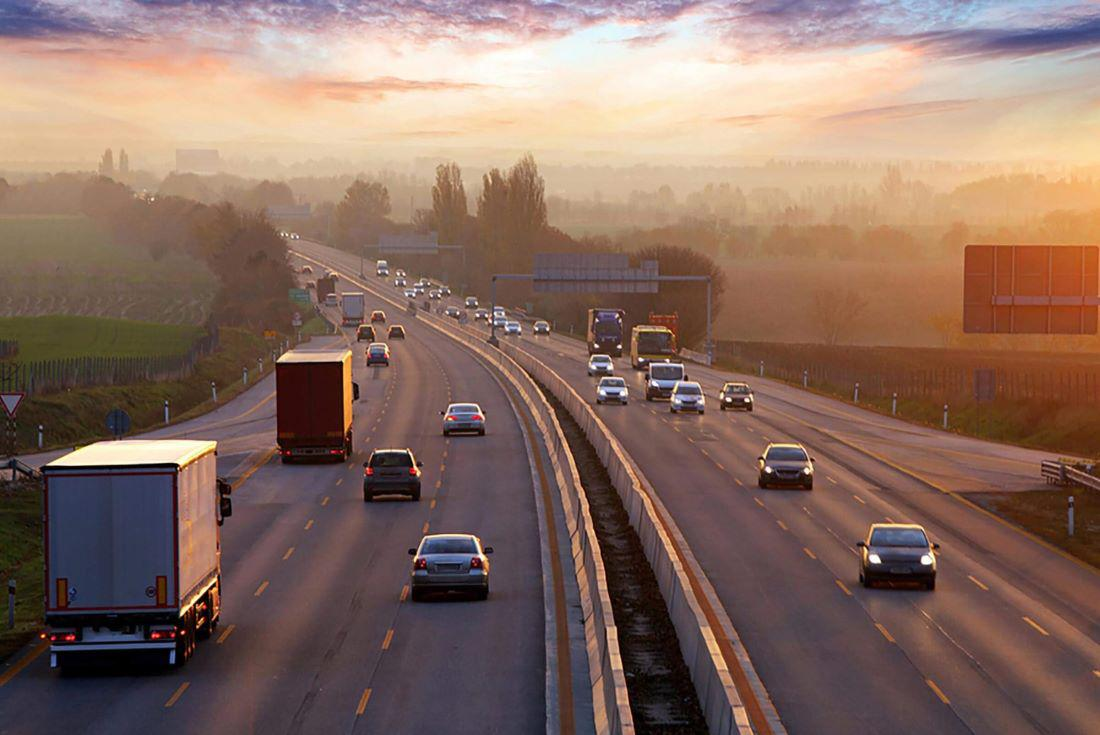
#> input picture road.jpg, 1100 x 735 px
$ jupyter execute '2. Image transformations.ipynb'
#> lines starting #> are read from the running program, lines starting #| are printed output that depends on the picture
The general form of the affine transformation matrix is:

$$
M =
\begin{bmatrix}
a & b & t_x \\
c & d & t_y
\end{bmatrix}
$$
Where:

$a, b, c, d$ --> Control rotation, scaling, and shearing.
$t_x, t_y$ --> Control translation (shift in $X$ and $Y$ directions).

- <b>Translation</b> $(t_x, t_y)$ shifts the image $t_x$ pixels horizontally and $t_y$ pixels vertically
- <b>Scaling</b> $(a, d)$ resizes the image $a$ pixels horizontally and $b$ pixels vertically
- <b>Rotation</b> $(a, b, c, d)$ where $a = \cos\theta$, $b = -\sin\theta$, $c = \sin\theta$ and $d = \cos\theta$ rotates the image by an angle $\theta$
- <b>Shearing (Skewing)</b> $(b, c)$ tilts the image along $X$ or $Y$ axis, also referred to as $X$-shearing ($sh_x$) and $Y$-shearing ($sh_y$), respectively.

[cell 1]
import numpy as np
import cv2 as cv

[cell 2]
img = cv.imread("road.jpg")
#> img is the input picture: shape (735, 1100, 3); mean B, G, R 98.3, 109.4, 136.2
h0, w0, c = img.shape
#> h0 = 735; w0 = 1100; c = 3
print(f"Height: {h0}, width: {w0} and channels: {c}")
#| Height: 735, width: 1100 and channels: 3

<h3>Translation</h3>

<p>Image translation is a geometric transformation that shifts an image in the X and/or Y direction (rectilinear shift of an image from one location to another). It moves every pixel of the image by a specified number of pixels horizontally and vertically. This is useful for tasks like data augmentation, image alignment, or creating panning effects.</p>

[cell 3]
new_w = w0 #+ 100  # Add tx
#> new_w = 1100
new_h = h0 #+ 50   # Add ty
#> new_h = 735

M = np.float32([[1, 0, 100],[0, 1, 50]])
dst = cv.warpAffine(img, M, (new_w, new_h))
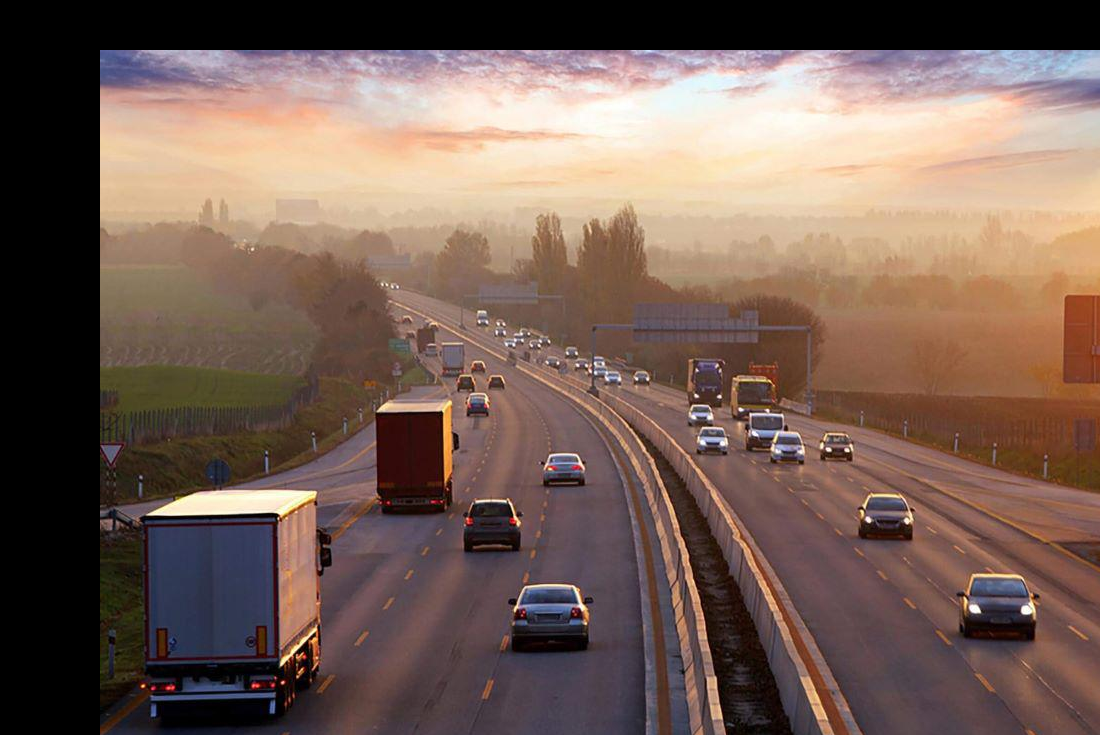
#> dst: shape (735, 1100, 3); mean B, G, R 86.7, 96.2, 118.4
cv.imshow('img', dst)
cv.waitKey(0)
cv.destroyAllWindows

In the code above:

A $2 \times 3$ affine transformation matrix of type float32 is defined

The matrix is structured as:
$$
\begin{bmatrix}
1 & 0 & t_x \\
0 & 1 & t_y
\end{bmatrix}
$$
where $t_x = 100$ and $t_y = 50$.

<h3> Rotation</h3>

<p>Image rotation is a geometric transformation that turns an image around a specified point (called the rotation center) by a given angle. This is useful for tasks like data augmentation (generate rotated versions of training images), image alignment, document alignment (correct skewed scanned documents) and correcting orientation/object detection preprocessing (handle rotated objects).</p>

<p>
The rotation transformed is achived by defining the rotation matrix listing rotation point, degree of rotation and the scaling factor:

$$
\begin{bmatrix}
\alpha & \beta & (1−\alpha) \cdot center_x − \beta \cdot center_y\\
-\beta & \alpha &   \beta \cdot center_x + (1−\alpha) \cdot center_y
\end{bmatrix}
$$

where $\alpha = \mathrm{scale}\cdot\cos\theta$ and $\beta = \mathrm{scale}\cdot\sin\theta$

The functions used are as follows:

- <b>cv2.getRotationMatrix2D()</b> : takes the rotation point, degree and scaling factor as parameters. It generates a $2 \times 3$ affine transformation matrix for rotation.  A positive angle rotates the image counter-clockwise, a negative angle rotates it clockwise. The scale factor adjusts the image size. A factor of 1.0 means no scaling
- <b>cv2.warpAffine()</b> : applies the rotation transformation.
</p>

[cell 4]
h, w = img.shape[:2]
#> h = 735; w = 1100
img_rotation = cv.warpAffine(img,
                             cv.getRotationMatrix2D((w/2, h/2),
                                                    30, 0.6),
                             (w, h))
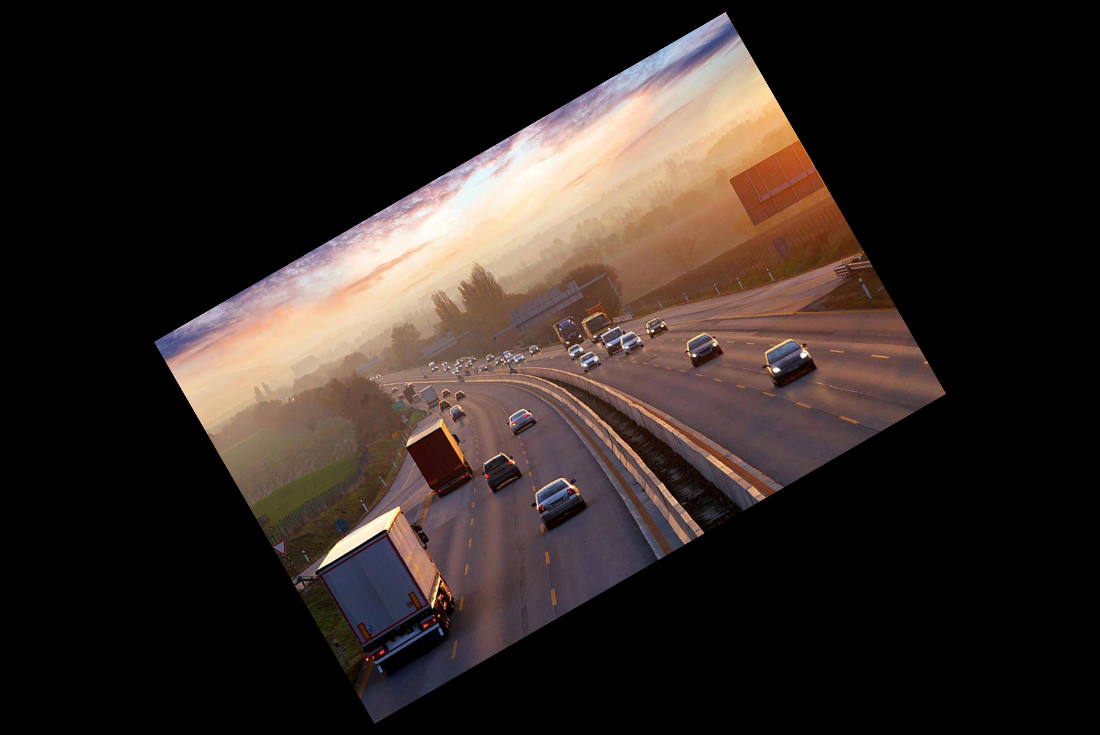
#> img_rotation: shape (735, 1100, 3); mean B, G, R 35.4, 39.4, 49
cv.imshow('img', img_rotation)
cv.waitKey(0)
cv.destroyAllWindows()

In the code above the parameters:

- (cols/2, rows/2) → Center of rotation (here, the image center).
- 30 --> Rotation angle (degrees)
- 0.6 --> Scaling factor (resizes the image).

<h3> Cropping</h3>

[cell 5]
cropped_img = img[100:300, 100:300]
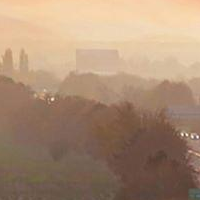
#> cropped_img: shape (200, 200, 3); mean B, G, R 116.5, 140.5, 169
cv.imshow('img', cropped_img)
cv.waitKey(0)
cv.destroyAllWindows()

<h3>Shearing</h3>

<p>Shearing (or skewing) is a geometric transformation that tilts an image along the X-axis (horizontal) or Y-axis (vertical). This creates a slanting effect, similar to pushing the top or side of the image while keeping the opposite side fixed.
document correction (fixing skewed scanned documents), data augmentation (generating tilted training images) and computer graphics (creating perspective effects).</p>

[cell 6]
img = cv.imread("road.jpg")
h, w = img.shape[:2]

shear_x = 0.5
shear_y = 0
M_shear = np.float32([[1,shear_x,0],[shear_y, 1, 0]])
sheared_img = cv.warpAffine(img, M_shear, (w, h))
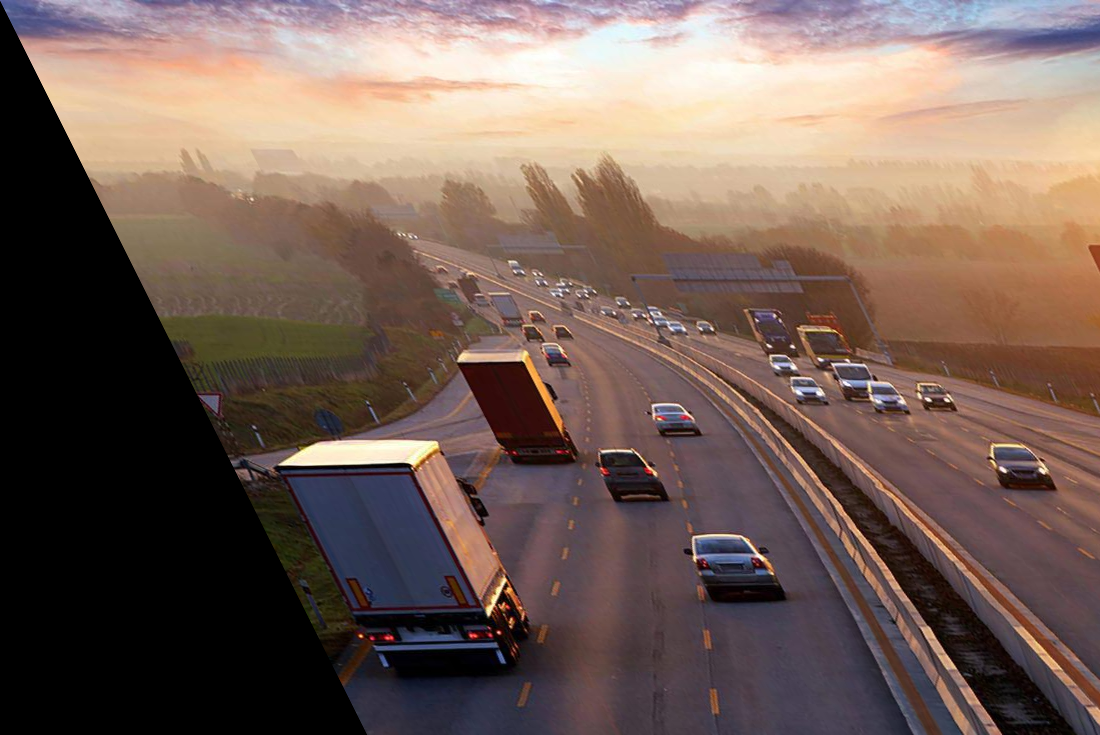
#> sheared_img: shape (735, 1100, 3); mean B, G, R 87.1, 95.4, 115.5

cv.imshow('img', sheared_img)
cv.waitKey(0)
cv.destroyAllWindows()

$ run again, with mandela-home.jpg copied over road.jpg
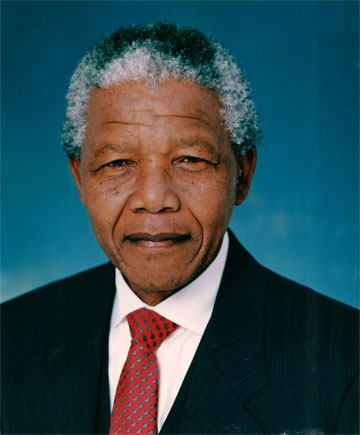
#> input picture mandela-home.jpg, 360 x 435 px
#> img is the input picture: shape (435, 360, 3); mean B, G, R 79.9, 74.7, 47.4
#| Height: 435, width: 360 and channels: 3
#> `cropped_img = img[100:300, 100:300]`:
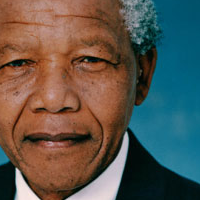
#> cropped_img: shape (200, 200, 3); mean B, G, R 78.1, 86.9, 92.5
#> `sheared_img = cv.warpAffine(img, M_shear, (w, h))`:
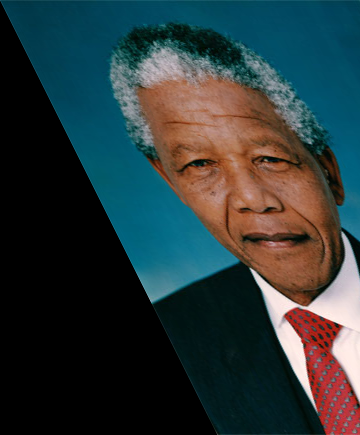
#> sheared_img: shape (435, 360, 3); mean B, G, R 58, 56.6, 43.6
